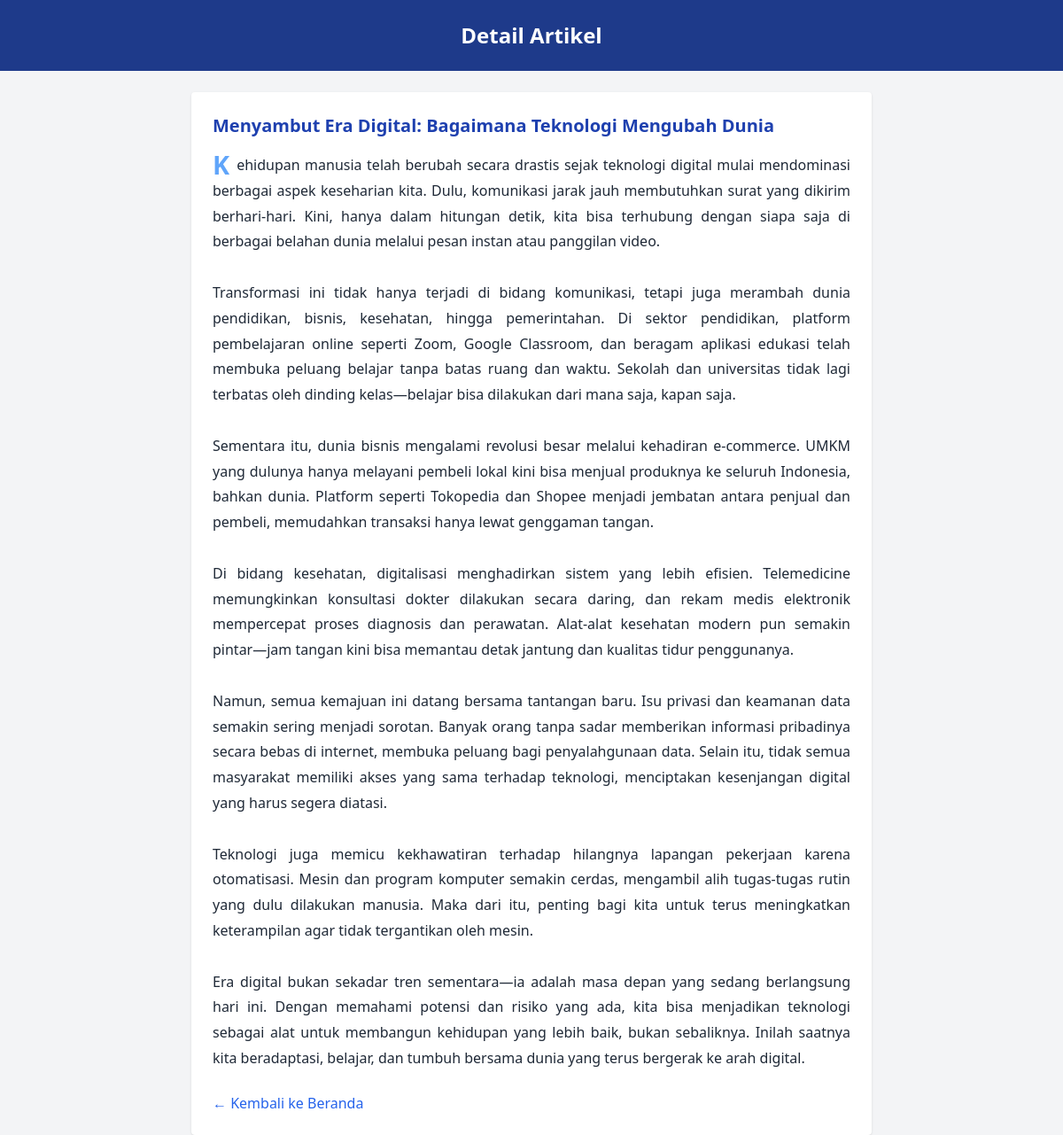
/detail_artikel.php?id=7, run on the app's committed database.
### tables this page shows
CREATE TABLE `tbl_artikel` (
  `id_artikel` int(11) NOT NULL,
  `nama_artikel` varchar(255) NOT NULL,
  `isi_artikel` text NOT NULL,
  `gambar` varchar(100) DEFAULT NULL,
  `tanggal` date DEFAULT NULL,
  `penulis` varchar(100) DEFAULT NULL
);

### detail_artikel.php (the view, shortened to what this page needs)
<?php
include "koneksi.php";
$id = intval($_GET['id']);
$sql = "SELECT * FROM tbl_artikel WHERE id_artikel = $id";
$query = mysqli_query($db, $sql);
$data = mysqli_fetch_assoc($query);
?>
<!DOCTYPE html>
<html lang="id">
<head>
  <script src="https://cdn.tailwindcss.com"></script>
</head>
<body class="bg-gray-100 dark:bg-gray-900 text-gray-800 dark:text-gray-100 font-sans transition-colors duration-300">
  <header class="bg-blue-900 dark:bg-gray-700 text-white text-center p-6 text-2xl font-bold">
    Detail Artikel
  </header>
  <main class="max-w-3xl mx-auto p-6 mt-6 bg-white dark:bg-gray-800 rounded shadow transition">
    <h1 class="text-xl font-semibold text-blue-800 dark:text-blue-400 mb-4">
      <?= htmlspecialchars($data['nama_artikel']) ?>
    </h1>
    <p class="justify-text">
      <?= nl2br(htmlspecialchars($data['isi_artikel'])) ?>
    </p>
    <div class="mt-6">
      <a href="index.php" class="text-blue-600 dark:text-blue-400 hover:underline">
        &larr; Kembali ke Beranda
      </a>
    </div>
  </main>
</body>
</html>

### detail_artikel.php (style rules this page uses)
.justify-text { text-align: justify; line-height: 1.8; }
.justify-text::first-letter { font-size: 1.8rem; font-weight: bold; color: #60a5fa; float: left; margin-right: 8px; line-height: 1; }

### data on the page
tbl_artikel: nama_artikel "Menyambut Era Digital: Bagaimana Teknologi Mengubah Dunia", isi_artikel "Kehidupan manusia telah berubah secara drastis sejak teknologi digital mulai mendominasi berbagai aspek keseharian kita. Dulu, komunikasi jarak jauh membutuhkan surat yang dikirim berhari-hari. Kini, hanya dalam hitungan detik, kita bisa terhubung dengan siapa saja di berbagai belahan dunia melalui pesan instan atau panggilan video. Transformasi ini tidak hanya terjadi di bidang komunikasi, tetapi juga merambah dunia pendidikan, bisnis, kesehatan, hingga pemerintahan. Di sektor pendidikan, platform pembelajaran online seperti Zoom, Google Classroom, dan beragam aplikasi edukasi telah membuka peluang belajar tanpa batas ruang dan waktu. Sekolah dan universitas tidak lagi terbatas oleh…"
